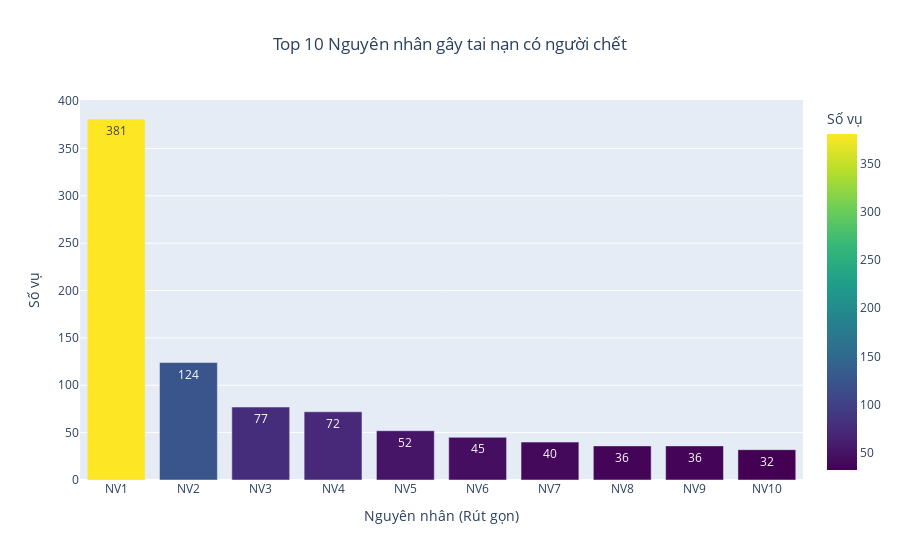

Write notebook code for a chart like this one.
### Code cell
# Extract individual causes from the 'Nguyên nhân và Lỗi vi phạm' column
# Assuming the causes are stored as strings that represent lists (e.g., "['cause1', 'cause2']")
data['Nguyên nhân'] = data['Nguyên nhân và Lỗi vi phạm'].apply(
    lambda x: ast.literal_eval(x) if isinstance(x, str) else []
)

# Explode the list of causes into separate rows
exploded_causes = data.explode('Nguyên nhân')

# Filter for accidents with at least one death
fatal_accidents = exploded_causes[exploded_causes['Số người chết'] >= 1]

# Count the top 10 individual causes
cause_counts = fatal_accidents['Nguyên nhân'].value_counts().head(10).reset_index()
cause_counts.columns = ['Nguyên nhân', 'Số vụ']

# Abbreviate the top causes as NV1, NV2, ..., and create a mapping for the legend
cause_counts['Abbreviation'] = ['NV' + str(i + 1) for i in range(len(cause_counts))]

# Plot the data with Plotly
fig = px.bar(
    cause_counts, 
    x='Abbreviation', 
    y='Số vụ', 
    text='Số vụ',
    color='Số vụ', 
    title='Top 10 Nguyên nhân gây tai nạn có người chết',
    color_continuous_scale='Viridis',
    labels={'Abbreviation': 'Nguyên nhân (Rút gọn)', 'Số vụ': 'Số vụ'}
)

# Add full cause descriptions as hover data
fig.update_traces(
    hovertemplate="Nguyên nhân: %{customdata[0]}<br>Số vụ: %{y}",
    customdata=cause_counts[['Nguyên nhân']].values
)

# Customize layout
fig.update_layout(
    title_x=0.5,  # Center the title
    xaxis_title='Nguyên nhân (Rút gọn)',
    yaxis_title='Số vụ',
    font=dict(size=12),  # Set default font size
    legend_title="Nguyên nhân"
)

# Show the figure
fig.show()

### Figure 1 — Plotly figure (JSON) as saved in the notebook; plotly's stock layout.template omitted (floating-point values rounded to 4 significant figures)
{"data": [{"alignmentgroup": "True", "customdata": [["Không chú ý quan sát"], ["Đi không đúng chiều đường, phần đường, làn đường quy định"], ["Chuyển hướng không đúng quy định"], ["Lỗi và nguyên nhân khác"], ["Không giữ khoảng cách an toàn với xe chạy liền trước"], ["Không chấp hành quy định về tốc độ"], ["Không thực hiện đúng quy trình thao tác lái xe"], ["Không chấp hành báo hiệu đường bộ"], ["Mệt mỏi, ngủ gật"], ["Vượt xe không đúng quy định"]], "hovertemplate": "Nguyên nhân: %{customdata[0]}<br>Số vụ: %{y}", "legendgroup": "", "marker": {"color": [381, 124, 77, 72, 52, 45, 40, 36, 36, 32], "coloraxis": "coloraxis", "pattern": {"shape": ""}}, "name": "", "offsetgroup": "", "orientation": "v", "showlegend": false, "text": [381, 124, 77, 72, 52, 45, 40, 36, 36, 32], "textposition": "auto", "type": "bar", "x": ["NV1", "NV2", "NV3", "NV4", "NV5", "NV6", "NV7", "NV8", "NV9", "NV10"], "xaxis": "x", "y": [381, 124, 77, 72, 52, 45, 40, 36, 36, 32], "yaxis": "y"}], "layout": {"barmode": "relative", "coloraxis": {"colorbar": {"title": {"text": "Số vụ"}}, "colorscale": [[0, "#440154"], [0.1111, "#482878"], [0.2222, "#3e4989"], [0.3333, "#31688e"], [0.4444, "#26828e"], [0.5556, "#1f9e89"], [0.6667, "#35b779"], [0.7778, "#6ece58"], [0.8889, "#b5de2b"], [1, "#fde725"]]}, "font": {"size": 12}, "legend": {"title": {"text": "Nguyên nhân"}, "tracegroupgap": 0}, "title": {"text": "Top 10 Nguyên nhân gây tai nạn có người chết", "x": 0.5}, "xaxis": {"anchor": "y", "domain": [0, 1], "title": {"text": "Nguyên nhân (Rút gọn)"}}, "yaxis": {"anchor": "x", "domain": [0, 1], "title": {"text": "Số vụ"}}}}
